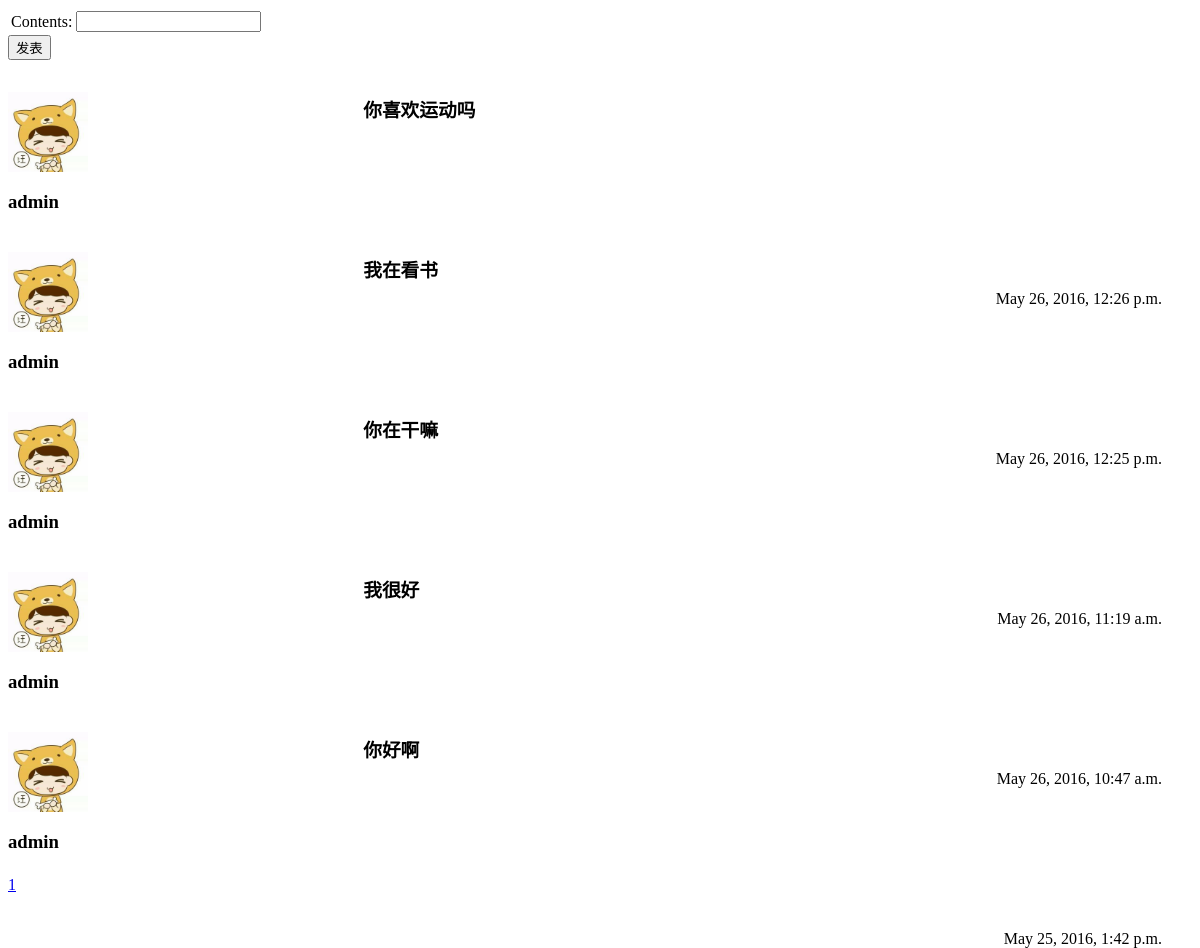
The page /share/discuss/ (signed in) on the database its author committed.
### share/models.py (models this page shows, shortened)
class Tribune(models.Model):
	user = models.ForeignKey(User)
	contents = models.CharField(max_length=500)
	date = models.DateTimeField(auto_now_add=True)

class UserProfile(models.Model):
	user=models.OneToOneField(User,unique=True,verbose_name=('用户'))
	realname = models.CharField(max_length=20,blank=True, null=True)
	phone = models.IntegerField(blank=True, null=True)
	birth_date = models.DateField('your birthday', blank=True, null=True)
	head = models.ImageField(upload_to ='static', blank=True, default='static/user.jpg')
	address = models.CharField(max_length=200,default='',blank=True, null=True)
	class Meta:
		db_table = 'share_userprofile'

### share/views.py (the view)
@login_required
def discuss(request):
	user = request.user
	b = Tribune.objects.order_by('-date')
	after_range_num = 5
	before_range_num = 4
	paginator = Paginator(b, 10)
	page=int(request.GET.get('page','1'))
	if page <1:
		page=1
	try:
		bbs = paginator.page(page)
	except PageNotAnInteger:
		bbs = paginator.page(1)
	except EmptyPage:
		bbs = paginator.page(paginator.num_pages)
	if request.method == 'POST':
		form = BbsForm(request.POST)
		if form.is_valid():
			contents = form.cleaned_data['contents']
			date = datetime.datetime.now()
			Tribune.objects.update_or_create(user=user, contents=contents, date=date)
			return HttpResponseRedirect('/share/discuss/')
	else:
		form = BbsForm()
		return render_to_response('share/discuss.html', RequestContext(request, {'form': form, 'bbs': bbs }))

### share/forms.py
class BbsForm(forms.Form):
	contents = forms.CharField(max_length=500)

### share/templates/share/discuss.html (shortened to what this page needs)
<head>
<link rel="stylesheet" type="text/css" href="../../static/css/bbs.css" />
</head>
<form method="POST">
<table>
<tr>
	<td>{{ form.contents.label_tag}}</td>
	<td>{{ form.contents }}</td>
</tr>
</table>
<input type="submit" value="发表" />
</form>
{% load staticfiles %}
{% for b in bbs %}
<div class="whole">
<div class="left">
	<p>
		<img src="../../{{ b.user.userprofile.head }}" height="80" width="80">
	</p>
	<p>
		<h3>{{ b.user.username }}</h3>
</div>
<div class="right">
	<p>
		<h3>{{ b.contents }}</h3>
	</p>
        <p class="l">{{ b.date }}</p>
</div>
</div>
{% endfor %}
<a href="?page={{ bbs.number}}" title="第{{ bbs.number}}页">{{ bbs.number}}</a>

### share/static/css/bbs.css (style rules this page uses)
.whole { width:100%; height:160px; float:left; }
.left { width:30%; height:150px; float:left; }
.right { width:70%; height:150px; float:left; }
.right .l { margin-top:150px; margin-right:30px; float:right; }

### rows shown on the page
Tribune: user.userprofile.head (picture), user.username "admin", contents "你喜欢运动吗", date "May 26, 2016, 12:26 p.m."
Tribune: user.userprofile.head (picture), user.username "admin", contents "我在看书", date "May 26, 2016, 12:25 p.m."
Tribune: user.userprofile.head (picture), user.username "admin", contents "你在干嘛", date "May 26, 2016, 11:19 a.m."
Tribune: user.userprofile.head (picture), user.username "admin", contents "我很好", date "May 26, 2016, 10:47 a.m."
Tribune: user.userprofile.head (picture), user.username "admin", contents "你好啊", date "May 25, 2016, 1:42 p.m."

### other values the page prints
{{ bbs.number }} "1"
